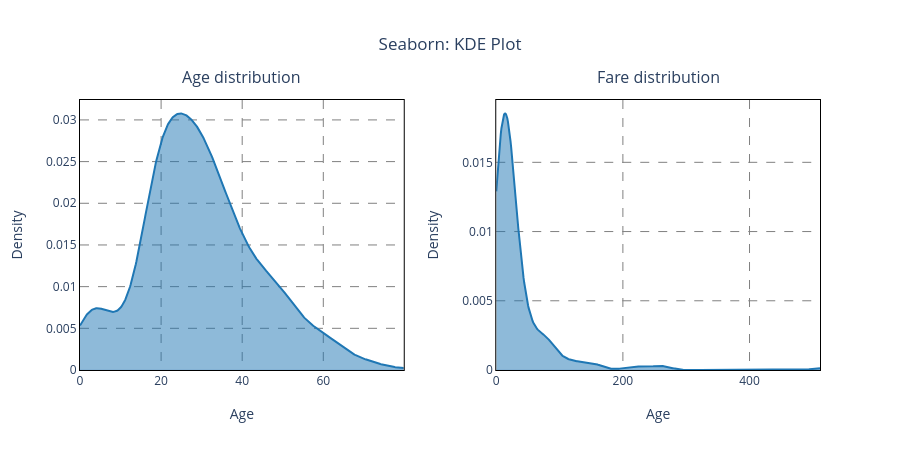

Here is the notebook cell this chart was saved with:
### Code cell
# Graphic results - KDE Plot - Plotly

import plotly.figure_factory as ff

# !pip install nbformat

# Input data
n_bins = 2 * 30
lib_name = "Seaborn"
chart_name = "KDE Plot"

# Solution
fig = (make_subplots(1, 2, horizontal_spacing=0.125, subplot_titles=("Age distribution", "Fare distribution")).
       update_annotations(yshift=10))

row, col = 1, 1
fig_1 = ff.create_distplot([ages], ["age"], show_hist=False, show_rug=False)
fig.add_trace(fig_1.data[0], row=row, col=col)
fig.update_traces(fill='tozeroy')

fig.update_xaxes(title=dict(text="Age", standoff=2 * 10), row=row, col=col)
fig.update_yaxes(title=dict(text="Density", standoff=2 * 10), row=row, col=col)
fig.update_xaxes(showgrid=True, gridwidth=1.0, gridcolor='gray', griddash='dash', row=row, col=col)
fig.update_yaxes(showgrid=True, gridwidth=1.0, gridcolor='gray', griddash='dash', row=row, col=col)

row, col = 1, 2
fig_2 = ff.create_distplot([fares], ["fare"], show_hist=False, show_rug=False)
fig.add_trace(fig_2.data[0], row=row, col=col)
fig.update_traces(fill='tozeroy')

fig.update_xaxes(title=dict(text="Age", standoff=2 * 10), row=row, col=col)
fig.update_yaxes(title=dict(text="Density", standoff=2 * 10), row=row, col=col)
fig.update_xaxes(showgrid=True, gridwidth=1.0, gridcolor='gray', griddash='dash', row=row, col=col)
fig.update_yaxes(showgrid=True, gridwidth=1.0, gridcolor='gray', griddash='dash', row=row, col=col)

fig.update_layout(width=900, height=450, title_text=f"{lib_name}: {chart_name}", title_x=0.5, template="plotly_white",
                  showlegend=False)
fig.update_xaxes(showline=True, linewidth=1, linecolor='black', mirror=True)
fig.update_yaxes(showline=True, linewidth=1, linecolor='black', mirror=True)

fig.show()

### Figure 1 — Plotly figure (JSON) as saved in the notebook; plotly's stock layout.template omitted (floating-point values rounded to 4 significant figures; data arrays with more than 128 entries replaced by an {"elided": "..."} marker saying what was removed)
{"data": [{"legendgroup": "age", "marker": {"color": "rgb(31, 119, 180)"}, "mode": "lines", "name": "age", "showlegend": true, "x": {"elided": "500 float values"}, "xaxis": "x", "y": {"elided": "500 float values"}, "yaxis": "y", "type": "scatter", "fill": "tozeroy"}, {"legendgroup": "fare", "marker": {"color": "rgb(31, 119, 180)"}, "mode": "lines", "name": "fare", "showlegend": true, "x": {"elided": "500 float values"}, "xaxis": "x2", "y": {"elided": "500 float values"}, "yaxis": "y2", "type": "scatter", "fill": "tozeroy"}], "layout": {"xaxis": {"anchor": "y", "domain": [0.0, 0.4375], "title": {"text": "Age", "standoff": 20}, "showgrid": true, "gridwidth": 1.0, "gridcolor": "gray", "griddash": "dash", "showline": true, "linewidth": 1, "linecolor": "black", "mirror": true}, "yaxis": {"anchor": "x", "domain": [0.0, 1.0], "title": {"text": "Density", "standoff": 20}, "showgrid": true, "gridwidth": 1.0, "gridcolor": "gray", "griddash": "dash", "showline": true, "linewidth": 1, "linecolor": "black", "mirror": true}, "xaxis2": {"anchor": "y2", "domain": [0.5625, 1.0], "title": {"text": "Age", "standoff": 20}, "showgrid": true, "gridwidth": 1.0, "gridcolor": "gray", "griddash": "dash", "showline": true, "linewidth": 1, "linecolor": "black", "mirror": true}, "yaxis2": {"anchor": "x2", "domain": [0.0, 1.0], "title": {"text": "Density", "standoff": 20}, "showgrid": true, "gridwidth": 1.0, "gridcolor": "gray", "griddash": "dash", "showline": true, "linewidth": 1, "linecolor": "black", "mirror": true}, "annotations": [{"font": {"size": 16}, "showarrow": false, "text": "Age distribution", "x": 0.2188, "xanchor": "center", "xref": "paper", "y": 1.0, "yanchor": "bottom", "yref": "paper", "yshift": 10}, {"font": {"size": 16}, "showarrow": false, "text": "Fare distribution", "x": 0.7812, "xanchor": "center", "xref": "paper", "y": 1.0, "yanchor": "bottom", "yref": "paper", "yshift": 10}], "title": {"text": "Seaborn: KDE Plot", "x": 0.5}, "width": 900, "height": 450, "showlegend": false}}
